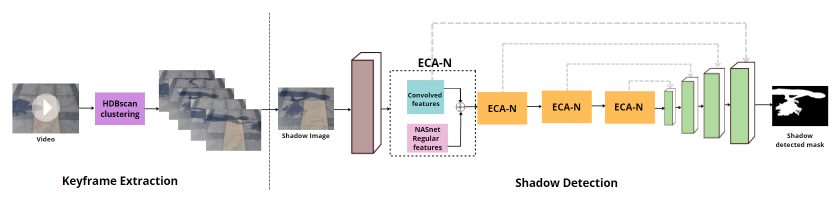
#> input picture Framework.png, 1678 x 400 px (shown at 1/2 size); its folder holds only this picture in this run
$ python -i clustering_with_hdbscan.py   (imports and definitions only)   (older library calls are emulated)
#> lines starting #> are read from the running program, lines starting #| are printed output that depends on the picture
from __future__ import print_function

import os
from glob import glob
import tempfile
import cv2
import numpy as np
from sklearn.cluster import KMeans
from skimage.filters.rank import entropy
from skimage.morphology import disk
from skimage import img_as_float
import hdbscan
# from multiprocessing import Pool, Process, cpu_count
import matplotlib.pyplot as plt
import seaborn as sns

import time

from  extracting_candidate_frames import Configs as config


class ImageSelector(object):
    """Class for selection of best top N images from input list of images, Currently following selection method are implemented:
    brightness filtering, contrast/entropy filtering, clustering of frames and variance of laplacian for non blurred images
    selection
    :param object: base class inheritance
    :type object: class:`Object`
    """

    # [11 lines of commented-out code are left out]

    # [97 lines left out: functions __get_brighness_score__, __get_entropy_score__, __variance_of_laplacian__, __filter_optimum_brightness_and_contrast_images__, not called in this run]


    def __prepare_cluster_sets__hdbscan(self, files):
        """ Internal function for clustering input image files, returns array of indexs of each input file
        (which determines which cluster a given file belongs)

        :param object: base class inheritance
        :type object: class:`Object`
        :param files: list of input image files
        :type files: python list of opencv numpy images
        :return: Returns array containing index for each file for cluster belongingness
        :rtype: np.array
        """

        # all_hists = []
        all_dst = []
        # Calculating the histograms for each image and adding them into **all_hists** list or all_dst** list
        for img_file in files:
            img_file = img_file[0]
            # [5 lines of commented-out code are left out]
            img = cv2.cvtColor(img_file, cv2.COLOR_BGR2GRAY)
            img = cv2.resize(img, (256, 256), img)
            imf = np.float32(img) / 255.0  # float conversion/scale
            dst = cv2.dct(imf)  # the dct
            dst = dst[:16, :16]
            dst = dst.reshape((256))
            all_dst.append(dst)


        # HDBSCAN(algorithm='best', alpha=1.0, approx_min_span_tree=True,
        #         gen_min_span_tree=True, leaf_size=40, memory=Memory(cachedir=None),
        #         metric='euclidean', min_cluster_size=5, min_samples=None, p=None)
        # {'braycurtis': hdbscan.dist_metrics.BrayCurtisDistance,
        # 'canberra': hdbscan.dist_metrics.CanberraDistance,
        # 'chebyshev': hdbscan.dist_metrics.ChebyshevDistance,
        # 'cityblock': hdbscan.dist_metrics.ManhattanDistance,
        # 'dice': hdbscan.dist_metrics.DiceDistance,
        # 'euclidean': hdbscan.dist_metrics.EuclideanDistance,
        # 'hamming': hdbscan.dist_metrics.HammingDistance,
        # 'haversine': hdbscan.dist_metrics.HaversineDistance,
        # 'infinity': hdbscan.dist_metrics.ChebyshevDistance,
        # 'jaccard': hdbscan.dist_metrics.JaccardDistance,
        # 'kulsinski': hdbscan.dist_metrics.KulsinskiDistance,
        # 'l1': hdbscan.dist_metrics.ManhattanDistance,
        # 'l2': hdbscan.dist_metrics.EuclideanDistance,
        # 'mahalanobis': hdbscan.dist_metrics.MahalanobisDistance,
        # 'manhattan': hdbscan.dist_metrics.ManhattanDistance,
        # 'matching': hdbscan.dist_metrics.MatchingDistance,
        # 'minkowski': hdbscan.dist_metrics.MinkowskiDistance,
        # 'p': hdbscan.dist_metrics.MinkowskiDistance,
        # 'pyfunc': hdbscan.dist_metrics.PyFuncDistance,
        # 'rogerstanimoto': hdbscan.dist_metrics.RogersTanimotoDistance,
        # 'russellrao': hdbscan.dist_metrics.RussellRaoDistance,
        # 'seuclidean': hdbscan.dist_metrics.SEuclideanDistance,
        # 'sokalmichener': hdbscan.dist_metrics.SokalMichenerDistance,
        # 'sokalsneath': hdbscan.dist_metrics.SokalSneathDistance,
        # 'wminkowski': hdbscan.dist_metrics.WMinkowskiDistance}
        # Hdbascan = hdbscan.HDBSCAN(min_cluster_size=2,metric='manhattan').fit(all_hists)
        Hdbascan = hdbscan.HDBSCAN(min_cluster_size=5,metric='manhattan').fit(all_dst)
        labels = np.add(Hdbascan.labels_,1)
        nb_clusters = len(np.unique(Hdbascan.labels_))
        # x=self.__plots_for_clustering(Hdbascan,all_dst)
        # del x

        files_clusters_index_array = []
        files_clusters_index_array_of_only_one_image = []
        for i in np.arange(nb_clusters):
            # print(i)
            if i==0:
                index_array = np.where(labels == i)
                files_clusters_index_array_of_only_one_image.append(index_array)
            else:
                index_array = np.where(labels == i)
                files_clusters_index_array.append(index_array)

        files_clusters_index_array = np.array(files_clusters_index_array)
        return files_clusters_index_array,files_clusters_index_array_of_only_one_image

    # [77 lines left out: functions __plots_for_clustering, __get_laplacian_scores, __get_best_images_index_from_each_cluster__, __getstate__, __setstate__, not called in this run]

    def select_best_frames(self, input_key_frames,output_folder):
    # def select_best_frames(self, input_key_frames, number_of_frames):
        """[summary] Public function for Image selector class: takes list of key-frames images and number of required
        frames as input, returns list of filtered keyframes
        :param object: base class inheritance
        :type object: class:`Object`
        :param input_key_frames: list of input keyframes in list of opencv image format
        :type input_key_frames: python list opencv images
        :param number_of_frames: Required number of images
        :type: int
        :return: Returns list of filtered image files
        :rtype: python list of images
        """

        filtered_images_list = []
        # Selecting only those images which have good brishtness and contrast
        # input_key_frames = self.__filter_optimum_brightness_and_contrast_images__(
        #     input_key_frames
        # )

        # Selecting the best images from each cluster by first preparing the clusters on basis of histograms
        # and then selecting the best images from every cluster
        # if len(input_key_frames) >= self.nb_clusters:
        if len(input_key_frames) >= 1:
            files_clusters_index_array,files_clusters_index_array_of_only_one_image = self.__prepare_cluster_sets__hdbscan(input_key_frames)
            selected_images_index = self.__get_best_images_index_from_each_cluster__(
                input_key_frames, files_clusters_index_array
            )
            files_clusters_index_array_of_only_one_image = [item for t in files_clusters_index_array_of_only_one_image for item in t]
            files_clusters_index_array_of_only_one_image = files_clusters_index_array_of_only_one_image[0].tolist()
            selected_images_index.extend(files_clusters_index_array_of_only_one_image)


            for index in selected_images_index:
                img = input_key_frames[index][0]
                filtered_images_list.append((img, index, input_key_frames[index][1]))
            # saving images of same clusters
            i=0
            for images in files_clusters_index_array:
                # try:
                path = output_folder+'/'+str(i)
                try:
                    if not os.path.isdir(output_folder):
                        os.mkdir(output_folder)
                        print(output_folder)
                except OSError:
                    print ("Creation of the directory %s failed" % output_folder)
                try:
                    os.makedirs(path)
                except:
                    pass
                for image in images[0]:
                    #cv2.imwrite(os.path.join(path, str(image)+'.jpeg'),input_key_frames[image][0])
                    cv2.imwrite(os.path.join(path, str(image)+"_"+str(input_key_frames[image][1]) +'.jpeg'),input_key_frames[image][0])
                i=i+1
        else:
            # if the imput candidate frames are less than a single cluster.
            for idx, img in enumerate(input_key_frames):
                #filtered_images_list.append((img,idx))
                filtered_images_list.append((img,index, input_key_frames[index][1]))

        # saving clusters of single image cluster

        for image in files_clusters_index_array_of_only_one_image:
            #print(files_clusters_index_array_of_only_one_image)
            path = output_folder+'/'+str(i)
            try:
                if not os.path.isdir(output_folder):
                    os.mkdir(output_folder)
                    #print(output_folder)
            except OSError:
                print ("Creation of the directory %s failed" % output_folder)
            try:
                os.makedirs(path)
            except:
                pass
            cv2.imwrite(os.path.join(path, str(image)+"_"+str(input_key_frames[image][1]) +'.jpeg'),input_key_frames[image][0])
            i=i+1

        return filtered_images_list

>>> import cv2
>>> picture = cv2.imread('../Framework.png', cv2.IMREAD_GRAYSCALE)
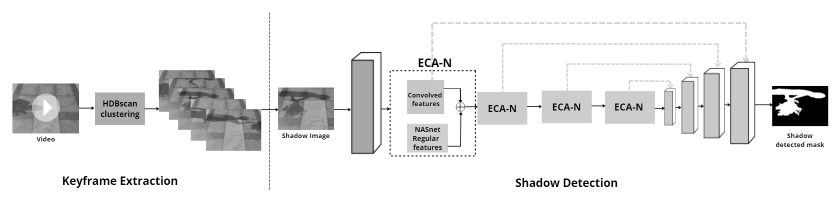
#> picture: shape (400, 1678) (shown at 1/2 size); min 0, max 255, mean 234.5
>>> result = ImageSelector().select_best_frames(picture, 'out.png')
#> the loop in __prepare_cluster_sets__hdbscan, `for img_file in files:` made 1 pass
#> img_file on pass 1: 255
#> after the loop in __prepare_cluster_sets__hdbscan, `for img_file in files:`: all_dst = []
#> (the run stopped early here; a loop or call above may not have finished)
